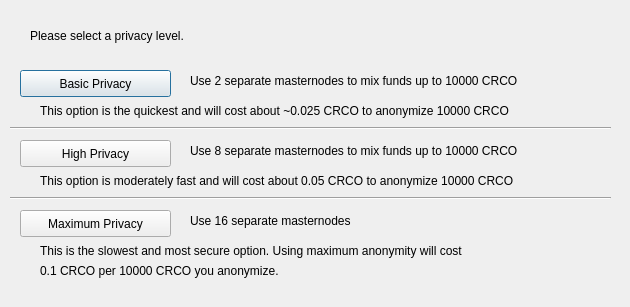
<?xml version="1.0" encoding="UTF-8"?>
<ui version="4.0">
 <class>ObfuscationConfig</class>
 <widget class="QDialog" name="ObfuscationConfig">
  <property name="geometry">
   <rect>
    <x>0</x>
    <y>0</y>
    <width>630</width>
    <height>307</height>
   </rect>
  </property>
  <property name="windowTitle">
   <string>Configure Obfuscation</string>
  </property>
  <widget class="QPushButton" name="buttonBasic">
   <property name="geometry">
    <rect>
     <x>20</x>
     <y>70</y>
     <width>151</width>
     <height>27</height>
    </rect>
   </property>
   <property name="text">
    <string>Basic Privacy</string>
   </property>
  </widget>
  <widget class="QPushButton" name="buttonHigh">
   <property name="geometry">
    <rect>
     <x>20</x>
     <y>140</y>
     <width>151</width>
     <height>27</height>
    </rect>
   </property>
   <property name="text">
    <string>High Privacy</string>
   </property>
  </widget>
  <widget class="QPushButton" name="buttonMax">
   <property name="geometry">
    <rect>
     <x>20</x>
     <y>210</y>
     <width>151</width>
     <height>27</height>
    </rect>
   </property>
   <property name="text">
    <string>Maximum Privacy</string>
   </property>
  </widget>
  <widget class="QLabel" name="label">
   <property name="geometry">
    <rect>
     <x>30</x>
     <y>20</y>
     <width>571</width>
     <height>31</height>
    </rect>
   </property>
   <property name="text">
    <string>Please select a privacy level.</string>
   </property>
  </widget>
  <widget class="QLabel" name="label_2">
   <property name="geometry">
    <rect>
     <x>190</x>
     <y>70</y>
     <width>421</width>
     <height>21</height>
    </rect>
   </property>
   <property name="text">
    <string>Use 2 separate masternodes to mix funds up to 10000 CRCO</string>
   </property>
  </widget>
  <widget class="QLabel" name="label_3">
   <property name="geometry">
    <rect>
     <x>190</x>
     <y>140</y>
     <width>411</width>
     <height>21</height>
    </rect>
   </property>
   <property name="text">
    <string>Use 8 separate masternodes to mix funds up to 10000 CRCO</string>
   </property>
  </widget>
  <widget class="QLabel" name="label_4">
   <property name="geometry">
    <rect>
     <x>190</x>
     <y>210</y>
     <width>421</width>
     <height>21</height>
    </rect>
   </property>
   <property name="text">
    <string>Use 16 separate masternodes</string>
   </property>
  </widget>
  <widget class="QLabel" name="label_6">
   <property name="geometry">
    <rect>
     <x>40</x>
     <y>100</y>
     <width>561</width>
     <height>21</height>
    </rect>
   </property>
   <property name="text">
    <string>This option is the quickest and will cost about ~0.025 CRCO to anonymize 10000 CRCO</string>
   </property>
  </widget>
  <widget class="QLabel" name="label_7">
   <property name="geometry">
    <rect>
     <x>40</x>
     <y>170</y>
     <width>561</width>
     <height>21</height>
    </rect>
   </property>
   <property name="text">
    <string>This option is moderately fast and will cost about 0.05 CRCO to anonymize 10000 CRCO</string>
   </property>
  </widget>
  <widget class="QLabel" name="label_8">
   <property name="geometry">
    <rect>
     <x>40</x>
     <y>240</y>
     <width>561</width>
     <height>21</height>
    </rect>
   </property>
   <property name="text">
    <string>This is the slowest and most secure option. Using maximum anonymity will cost</string>
   </property>
  </widget>
  <widget class="QLabel" name="label_9">
   <property name="geometry">
    <rect>
     <x>40</x>
     <y>260</y>
     <width>561</width>
     <height>21</height>
    </rect>
   </property>
   <property name="text">
    <string>0.1 CRCO per 10000 CRCO you anonymize.</string>
   </property>
  </widget>
  <widget class="Line" name="line">
   <property name="geometry">
    <rect>
     <x>10</x>
     <y>120</y>
     <width>601</width>
     <height>16</height>
    </rect>
   </property>
   <property name="orientation">
    <enum>Qt::Horizontal</enum>
   </property>
  </widget>
  <widget class="Line" name="line_2">
   <property name="geometry">
    <rect>
     <x>10</x>
     <y>190</y>
     <width>601</width>
     <height>16</height>
    </rect>
   </property>
   <property name="orientation">
    <enum>Qt::Horizontal</enum>
   </property>
  </widget>
 </widget>
 <resources/>
 <connections/>
</ui>
